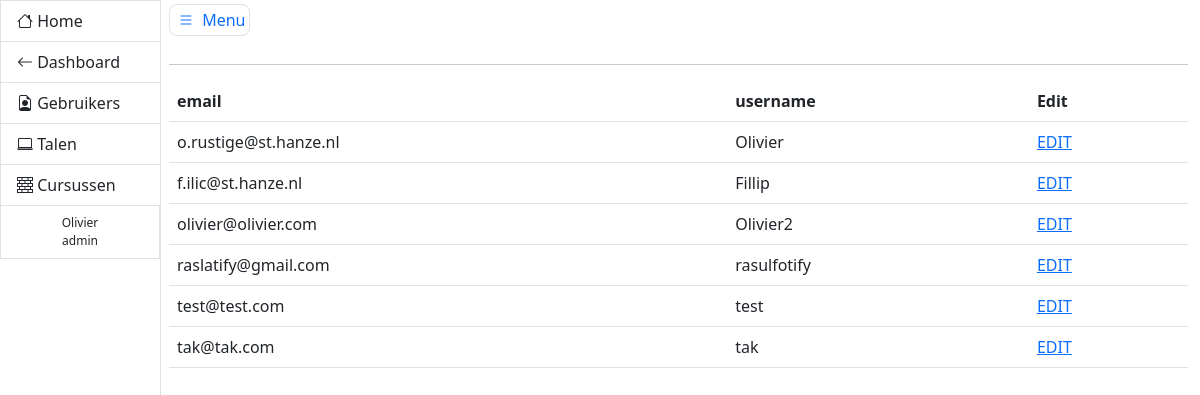
/admin/gebruikers (signed in), run on the app's committed database.
### models.py (models this page shows, shortened)
class User(db.Model, UserMixin):
    __tablename__ = 'users'
    id = db.Column(db.Integer, primary_key=True, autoincrement=True)
    email = db.Column(db.String(), nullable=False, unique=True)
    username = db.Column(db.String(), nullable=False, unique=True)
    role = db.Column(db.String(), nullable=False, default='user')
    password_hash = db.Column(db.String(128))
    def __repr__(self):
        return f'User: {self.username} \n Email: {self.email} \n password: {self.password_hash}'

### admin/views.py (the view, shortened to what this page needs)
@admin_blueprint.route('/gebruikers', methods=['GET', 'POST'])
@login_required
@admin_required
def gebruikers():
    emailform = SetEmail()
    usernameform = SetUsername()
    roleform = SetRole()
    if request.args.get('id') is not None:
        user = User.query.get(int(request.args.get('id')))
        return render_template('viewuser.html', user=user, emailform=emailform, usernameform=usernameform,
                               roleform=roleform)
    users = User.query.all()
    print(users)
    return render_template('users.html', users=users)

### __init__.py (called while the page is built)
@login_manager.user_loader
def get_user(user_id):
    try:
        return User.query.get(int(user_id))
    except:
        return None

### admin/templates/users.html
{% extends 'adminbase.html' %}
{% block content %}
    <table class="table">
        <thead>
        <tr>
            <th scope="col">email</th>
            <th scope="col">username</th>
            <th scope="col">Edit</th>
        </tr>
        </thead>
        <tbody>
        {% for user in users %}
            <tr>
                <td>{{ user.email }}</td>
                <td>{{ user.username }}</td>
                <td><a href="{{ url_for('admin.gebruikers', id=user.id) }}">EDIT</a></td>
            </tr>
        {% endfor %}
        </tbody>
    </table>
{% endblock %}

### admin/templates/adminbase.html (shortened to what this page needs)
<!DOCTYPE html>
<html lang="en">
<head>
    <link href="{{ url_for('static', filename='css/main.css') }}" rel="stylesheet">
    <link href="https://cdn.jsdelivr.net/npm/bootstrap@5.3.0-alpha1/dist/css/bootstrap.min.css" rel="stylesheet">
</head>
<body>
<div class="container-fluid">
    <div class="row flex-nowrap">
        <div class="col-auto px-0">
            <div id="sidebar" class="collapse collapse-horizontal show border-end">
                <div id="sidebar-nav" class="list-group border-0 rounded-0 text-sm-start min-vh-100">
                    <a href="{{ url_for('index') }}" class="list-group-item border-end-0 d-inline-block text-truncate" data-bs-parent="#sidebar"><i class="bi bi-house"></i> <span>Home</span> </a>
                    <a href="{{ url_for('dashboard.dashboard') }}" class="list-group-item border-end-0 d-inline-block text-truncate" data-bs-parent="#sidebar"><i class="bi bi-arrow-left"></i> <span>Dashboard</span> </a>
                    <a href="{{ url_for('admin.gebruikers') }}" class="list-group-item border-end-0 d-inline-block text-truncate" data-bs-parent="#sidebar"><i class="bi bi-file-earmark-person"></i> <span>Gebruikers</span></a>
                    <a href="{{ url_for('admin.taal') }}" class="list-group-item border-end-0 d-inline-block text-truncate" data-bs-parent="#sidebar"><i class="bi bi-laptop"></i> <span>Talen</span></a>
                    <a href="{{ url_for('admin.add') }}" class="list-group-item border-end-0 d-inline-block text-truncate" data-bs-parent="#sidebar"><i class="bi bi-bricks"></i> <span>Cursussen</span></a>
                    {% if current_user.is_authenticated %}
                    <p class="copyright list-group-item d-inline-block text-truncate">{{ current_user.username }} <br> {{ current_user.role }}</p>
                    {% endif %}
                </div>
            </div>
        </div>
        <main class="col ps-md-2 pt-2">
            <a href="#" data-bs-target="#sidebar" data-bs-toggle="collapse" class="border rounded-3 p-1 text-decoration-none"><i class="bi bi-list bi-lg py-2 p-1"></i> Menu</a>
            <div class="page-header pt-3">
            </div>
            <hr>
            <div class="row">
                <div class="col-12">
                    {% block content %}
                    {% endblock %}
                </div>
            </div>
        </main>
    </div>
</div>
</body>
</html>

### static/css/main.css (style rules this page uses)
html { position: relative; min-height: 100%; }
#sidebar-nav { width: 160px; }
#sidebar { position: relative; }
.copyright { background-color: #f8f9fa; color: #6c757d; font-size: 12px; padding: 5px 10px; border-top: 1px solid #dee2e6; width: 100%; text-align: center; }

### data on the page
User: username "Olivier", role "admin", email "o.rustige@st.hanze.nl"
User: email "f.ilic@st.hanze.nl", username "Fillip"
User: email "olivier@olivier.com", username "Olivier2"
User: email "raslatify@gmail.com", username "rasulfotify"
User: email "test@test.com", username "test"
User: email "tak@tak.com", username "tak"
